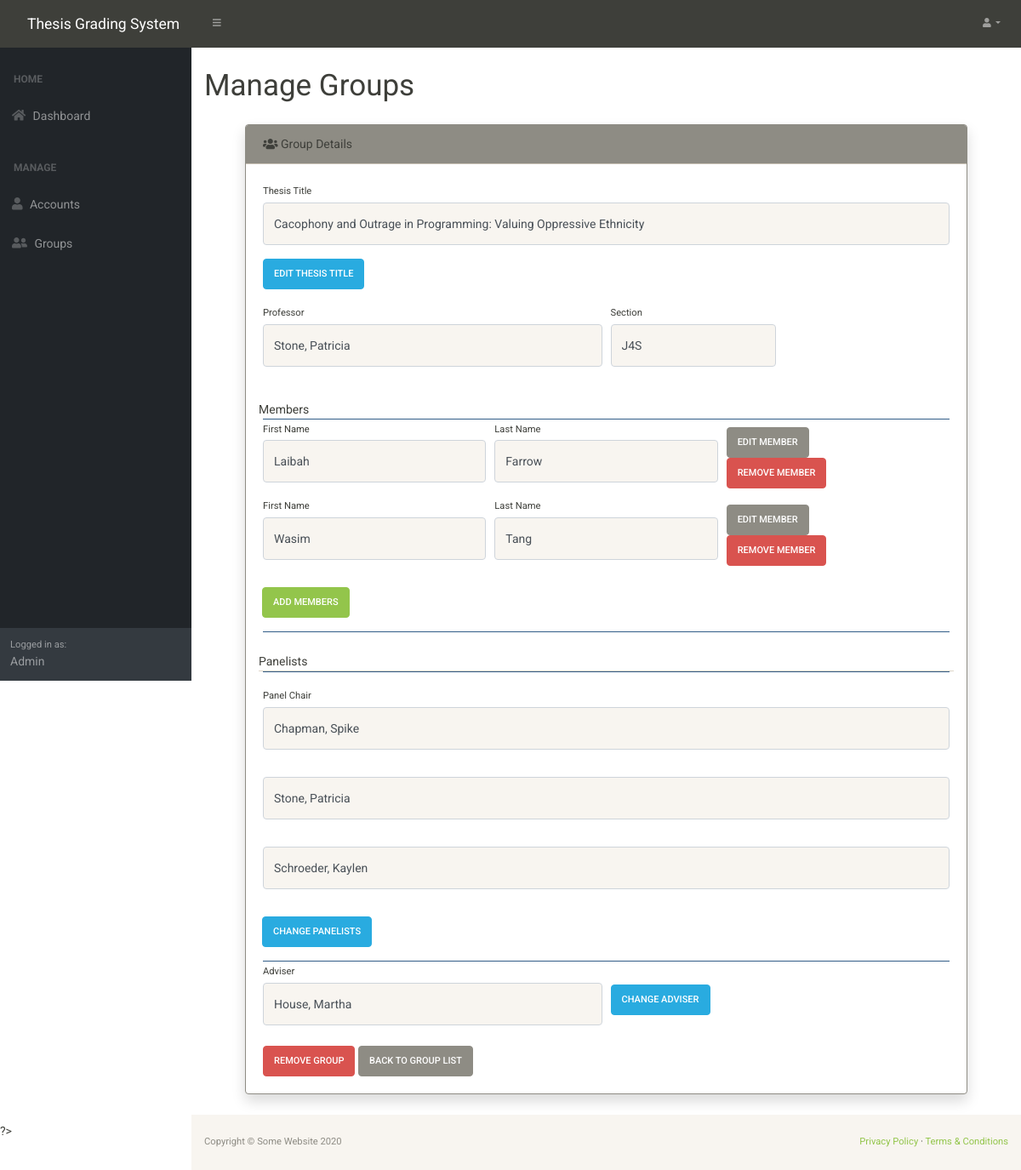
The app's page /GroupManagement/GroupDetails.php?id=16 (signed in) with its own data.
### tables this page shows
CREATE TABLE `groups` (
  `Id` int(11) NOT NULL,
  `Thesis_Title` varchar(255) DEFAULT NULL,
  `Section` varchar(3) NOT NULL
);

CREATE TABLE `accounts` (
  `Id` int(11) NOT NULL,
  `Username` varchar(255) NOT NULL,
  `Password` varchar(40) NOT NULL,
  `Firstname` varchar(255) NOT NULL,
  `Lastname` varchar(255) NOT NULL,
  `Role_Id` int(11) NOT NULL
);

CREATE TABLE `students` (
  `Id` int(11) NOT NULL,
  `Firstname` varchar(255) NOT NULL,
  `Lastname` varchar(255) NOT NULL,
  `Group_Id` int(11) NOT NULL
);

### Backend/classes/DBHandler.php (called while the page is built, shortened)
<?php
require_once("Account.php");
require_once("Student.php");
require_once("Group.php");
class DBHandler
{
	static private $server = "localhost";
	static private $s_username = "root";
	static private $s_pass = "";
	static private $dbName = "thesis-grading-system-db";
	public static function GetGroup($id){
		$connection = new mysqli(self::$server, self::$s_username, self::$s_pass, self::$dbName);
		$stmt = $connection->prepare("SELECT *  FROM Groups WHERE Id = ?");
		$stmt->bind_param('d', $id);
		$stmt->execute();
		$res = $stmt->get_result();
		if($res->num_rows > 0){
			$row = $res->fetch_assoc();
			$id = $row['Id'];
			$title = $row['Thesis_Title'];
			$section = $row['Section'];
			$group = Group::Create($id, $title, $section);
			return $group;
		}
		else{
			return NULL;
		}
	}
	public static function GetGroupFaculty($groupId, $facultyId){
		$connection = new mysqli(self::$server, self::$s_username, self::$s_pass, self::$dbName);
		$stmt = $connection->prepare("SELECT Accounts.*  FROM Faculty_Assignment INNER JOIN Accounts ON Faculty_Assignment.Account_ID = Accounts.Id WHERE Group_Id = ? AND Faculty_Type_Id = ?");
		$stmt->bind_param("dd", $groupId, $facultyId);
		$stmt->execute();
		$res = $stmt->get_result();
		if($res->num_rows > 0){
			$faculty = array();
			while($row = $res->fetch_assoc()){
				$id = $row['Id'];
				$firstname = $row['Firstname'];
				$lastname = $row['Lastname'];
				$username = $row['Username'];
				$roleId = $row['Role_Id'];
				array_push($faculty, Account::CreateAccountWithInfo($id, $firstname, $lastname, $username, $roleId));
			}
			return $faculty;
		}
		else{
			return NULL;
		}
	}
	public static function GetGroupMembers($groupId){
		$connection = new mysqli(self::$server, self::$s_username, self::$s_pass, self::$dbName);
		$stmt = $connection->prepare("SELECT *  FROM Students WHERE Group_Id = ? ORDER BY Firstname");
		$stmt->bind_param("d", $groupId);
		$stmt->execute();
		$res = $stmt->get_result();
		if($res->num_rows > 0){
			$students = array();
			while($row = $res->fetch_assoc()){
				$id = $row['Id'];
				$firstname = $row['Firstname'];
				$lastname = $row['Lastname'];
				$groupid = $row['Group_Id'];
				array_push($students, Student::Create($id, $firstname, $lastname, $groupid));
			}
			return $students;
		}
		else{
			return NULL;
		}
	}
}
?>

### Backend/classes/Group.php (called while the page is built, shortened)
<?php
class Group{
	public static function Create($_id, $_title, $_section){
		$g = new Group();
		$g->id = $_id;
		$g->title = $_title;
		$g->section = $_section;
		return $g;
	}
}
?>

### Backend/classes/Account.php (called while the page is built, shortened)
<?php
class Account{
	public static function CreateAccountWithInfo($_id, $_firstname, $_lastname, $_username,$_roleId){
		$instance = new Account();
		$instance->id = $_id;
		$instance->firstname = $_firstname;
		$instance->lastname = $_lastname;
		$instance->username = $_username;
		$instance->roleid = $_roleId;
		return $instance;
	}
}
?>

### Backend/classes/Student.php (called while the page is built, shortened)
<?php
class Student{
	public static function Create($_id, $_firstname,$_lastname, $_groupid){
		$s = new Student();
		$s->id = $_id;
		$s->firstname = $_firstname;
		$s->lastname = $_lastname;
		$s->groupid = $_groupid;
		return $s;
	}
}
?>

### GroupManagement/GroupDetails.php (the view, shortened to what this page needs)
<?php
require_once("../Backend/classes/Account.php");
require_once("../Backend/classes/DBHandler.php");
require_once("../Backend/classes/Group.php");
require_once("../Backend/classes/Student.php");
$group = DBHandler::GetGroup($_GET['id']);
$panelChair = DBHandler::GetGroupFaculty($_GET['id'], 2);
$panels = DBHandler::GetGroupFaculty($_GET['id'], 3);
$students = DBHandler::GetGroupMembers($_GET['id']);
$adviser = DBHandler::GetGroupFaculty($_GET['id'], 1);
$prof = DBHandler::GetGroupFaculty($_GET['id'], 4);
?>
<!DOCTYPE html>
<html lang="en">
    <head>
        <link href="../css/styles.css" rel="stylesheet" />
        <link href="../css/bootstrap-sandstone.min.css" rel="stylesheet" />
    </head>
    <body class="sb-nav-fixed">
         <?php include("../PartialViews/Navbar.php")?>
        <div id="layoutSidenav">
            <?php include("../PartialViews/SideNav.php");?>
            <div id="layoutSidenav_content">
                <main>
                    <div class="container-fluid">
                        <h1 class="mt-4">Manage Groups</h1>
                         <div class="card my-4 mx-5 shadow border-secondary">
                            <div class="card-header bg-secondary"><i class="fas fa-users"></i> Group Details</div>
                            <div class="card-body">
                                <div>
                                        <div class="form-group"><label class="small mb-1">Thesis Title</label><input class="form-control py-4" type="text" value = "<?=htmlspecialchars($group->title)?>" disabled/></div>
                                        <div class = "form-group">
                                            <a class = "btn btn-info" href = "EditTitle.php?id=<?=$group->id?>">Edit Thesis Title</a>
                                        </div>
                                        <div class = 'form-row align-items-center'>
                                            <div class = 'col-md-6'>
                                                <div class="form-group">
                                                    <label class="small mb-1" for="inputUsername">Professor</label>
                                                    <input class="form-control py-4" type="text" value = "<?=htmlspecialchars($prof[0]->lastname.', '.$prof[0]->firstname)?>" disabled/>
                                                </div>
                                            </div>
                                            <div class = 'col-md-3'>
                                                <div class="form-group"><label class="small mb-1" for="inputSection">Section</label><input class="form-control py-4" id="inputSection" type="text" value = "<?=htmlspecialchars($group->section)?>"disabled/></div>
                                            </div>
                                        </div>
                                        <div class="form-row mt-4">Members</div>
                                        <div class="border-top border-bottom border-primary" id="memberContainer">
                                            <?php foreach($students as $s){ ?>
                                                <div class = 'form-row align-items-center'>
                                                    <div class="col-md-4">
                                                        <div class="form-group">
                                                            <label class="small mb-1" for="inputFirstName">First Name</label>
                                                            <input class="form-control py-4" id="inputFirstName" type="text" value = "<?=htmlspecialchars($s->firstname)?>" disabled />
                                                        </div>
                                                    </div>
                                                    <div class="col-md-4">
                                                        <div class="form-group">
                                                            <label class="small mb-1" for="inputLastName">Last Name</label>
                                                            <input class="form-control py-4" id="inputLastName" type="text" value="<?=htmlspecialchars($s->lastname)?>" disabled />
                                                        </div>
                                                    </div>
                                                    <div class = "col-md-3">
                                                            <a class="btn btn-secondary" href="EditMember.php?id=<?=$s->id?>">Edit Member</a>
                                                            <a class="btn btn-danger" href="DeleteMember.php?id=<?=$s->id?>">Remove Member</a>
                                                    </div>
                                                </div>
                                            <?php } ?>
                                            <div class = "form-row py-3 pl-1">
                                                <a href = "AddMembers.php?groupid=<?=$_GET['id']?>" class = 'btn btn-success'>Add Members</a>
                                            </div>
                                        </div>
                                        <div class="form-row mt-4 border-bottom">Panelists</div>
                                       	<div class="border-top border-bottom border-primary">
                                            <div class="form-group pt-3">
                                                <label class = 'small mb-1'>Panel Chair</label>
                                                <input class="form-control py-4" id="inputFirstName" type="text" placeholder="Enter first name" value = "<?= $panelChair[0]->lastname.', '.$panelChair[0]->firstname?>" disabled />
                                            </div>
                                       		<?php foreach ($panels as $p){ ?>
                                                <div class="form-group pt-3">
                                                    <input class="form-control py-4" id="inputFirstName" type="text" placeholder="Enter first name" value = "<?= $p->lastname.', '.$p->firstname?>" disabled />
                                                </div>
                                            <?php } ?>
                                            <div class = 'form-row py-3 pl-1'>
                                                <a href = "ChangePanels.php?id=<?=$_GET['id']?>" class = "btn btn-info">Change Panelists</a>
                                            </div>
                                       	</div>
                                        <div class="form-group">
                                            <div class = 'form-row align-items-center'>
                                                <div class = 'col-md-6'>
                                                    <label class="small mb-1" for="inputUsername">Adviser</label>
                                                    <input class="form-control py-4" id="inputFirstName" type="text" placeholder="Enter first name" value = "<?=$adviser[0]->lastname . ', '.$adviser[0]->firstname?>" disabled />
                                                </div>
                                                <div class = 'col-md-2 pt-3'>
                                                    <a class = "btn btn-secondary btn-info" href = "ChangeAdviser.php?id=<?=$_GET['id']?>">Change Adviser</a>
                                                </div>
                                            </div>
                                        </div>
                                        <div class="form-group mt-4 mb-0">
                                            <a class="btn btn-danger" href="DeleteGroup.php?id=<?=$_GET['id']?>">Remove Group</a>
                                            <a class="btn btn-secondary" role="button" href="ManageGroups.php">Back to group list</a>
                                        </div>
                                </div>
                            </div>
                        </div>
                    </div>
                </main>
                <?php include("../PartialViews/Footer.php"); ?>
            </div>
        </div>
    </body>
</html>

### records on screen
groups: Thesis_Title "Cacophony and Outrage in Programming: Valuing Oppressive Ethnicity", Section "J4S"
accounts: Lastname+Firstname "Stone, Patricia"
students: Firstname "Laibah", Lastname "Farrow"
students: Firstname "Wasim", Lastname "Tang"
accounts: Lastname+Firstname "Chapman, Spike"
accounts: Lastname+Firstname "Schroeder, Kaylen"
accounts: Lastname+Firstname "House, Martha"

### other values on screen
$_SESSION["Account"]->rolename "Admin"
